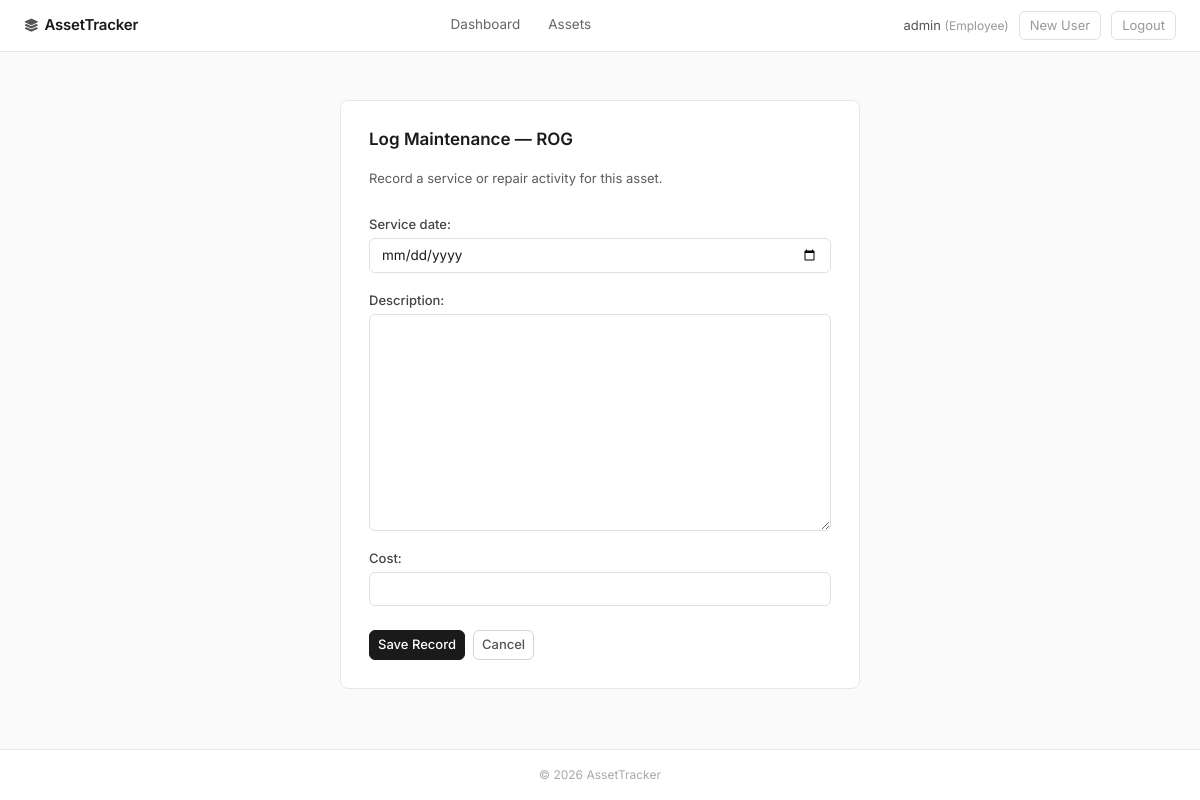
The page /asset/18/add-maintenance/ (signed in) on the database its author committed.
### assets/models.py (models this page shows, shortened)
class User(AbstractUser):
    ROLE_CHOICES = (
        ('ADMIN', 'Administrator'),
        ('MANAGER', 'Manager'),
        ('EMPLOYEE', 'Employee'),
    )
    role = models.CharField(max_length=20, choices=ROLE_CHOICES, default='EMPLOYEE')
    @property
    def is_manager_or_admin(self):
        return self.role in ['ADMIN', 'MANAGER'] or self.is_superuser

class TimeStampedModel(models.Model):
    created_at = models.DateTimeField(auto_now_add=True)
    updated_at = models.DateTimeField(auto_now=True)
    class Meta:
        abstract = True

class Asset(TimeStampedModel):
    ASSET_TYPES = (
        ('LAPTOP', 'Laptop'),
        ('MONITOR', 'Monitor'),
        ('PHONE', 'Phone'),
        ('FURNITURE', 'Furniture'),
    )
    name = models.CharField(max_length=100)
    asset_type = models.CharField(max_length=20, choices=ASSET_TYPES)
    cost = models.DecimalField(max_digits=10, decimal_places=2)
    assigned_to = models.ForeignKey(User, on_delete=models.SET_NULL, null=True, blank=True, related_name='assets')
    history = HistoricalRecords()

### assets/views.py (the view, shortened to what this page needs)
# urls.py: path('asset/<int:asset_pk>/add-maintenance/', MaintenanceLogCreateView.as_view(), name='add-maintenance-log'),
class MaintenanceLogCreateView(ManagerOrAdminRequiredMixin, CreateView):
    model = MaintenanceLog
    template_name = "assets/maintenance_log_form.html"
    fields = ['service_date', 'description', 'cost']
    success_url = reverse_lazy('asset-list')
    def get_context_data(self, **kwargs):
        context = super().get_context_data(**kwargs)
        context['asset'] = get_object_or_404(Asset, pk=self.kwargs['asset_pk'])
        return context

### assets/mixins.py (called while the page is built)
    def dispatch(self, request, *args, **kwargs):
        if not request.user.is_authenticated:
            raise PermissionDenied('You must be logged in.')
        if not request.user.is_manager_or_admin:
            raise PermissionDenied('You must be a Manager or Administrator to perform this action.')
        return super().dispatch(request, *args, **kwargs)

### assets/templates/assets/maintenance_log_form.html (shortened to what this page needs)
{% extends "assets/base.html" %}
{% block content %}
<div class="form-wrapper">
    <h2>Log Maintenance — {{ asset.name }}</h2>
    <p class="text-muted mb-4" style="font-size:13px;">Record a service or repair activity for this asset.</p>
    <form method="post">
        {{ form.as_p }}
        <div class="d-flex gap-2 mt-4">
            <button type="submit" class="btn btn-primary btn-sm">Save Record</button>
            <a href="{% url 'asset-list' %}" class="btn btn-outline-secondary btn-sm">Cancel</a>
        </div>
    </form>
</div>
{% endblock %}

### assets/templates/assets/base.html (shortened to what this page needs)
<!DOCTYPE html>
<html lang="en">
<head>
    <link href="https://cdn.jsdelivr.net/npm/bootstrap@5.3.3/dist/css/bootstrap.min.css" rel="stylesheet">
    <link rel="stylesheet" href="https://cdnjs.cloudflare.com/ajax/libs/font-awesome/6.4.0/css/all.min.css">
</head>
<body>
<nav class="site-nav">
    <a class="site-nav__brand" href="{% url 'dashboard' %}">
        <i class="fas fa-layer-group"></i> AssetTracker
    </a>
    <ul class="site-nav__links">
        <li><a href="{% url 'dashboard' %}">Dashboard</a></li>
        <li><a href="{% url 'asset-list' %}">Assets</a></li>
    </ul>
    <div class="site-nav__right">
        {% if user.is_authenticated %}
            <span class="site-nav__user">
                {{ user.username }} <span>({{ user.get_role_display }})</span>
            </span>
            {% if user.is_manager_or_admin %}
                <a href="{% url 'register' %}" class="btn-link-muted">New User</a>
            {% endif %}
            <form action="{% url 'logout' %}" method="post" style="display:inline">
                <button type="submit" class="btn-link-muted">Logout</button>
            </form>
        {% else %}
            <a href="{% url 'login' %}" class="btn btn-primary btn-sm">Login</a>
        {% endif %}
    </div>
</nav>
<main class="container py-5">
    {% block content %}{% endblock %}
</main>
<footer>
    &copy; {% now "Y" %} AssetTracker
</footer>
</body>
</html>

### assets/templates/assets/base.html (style rules this page uses)
*, *::before, *::after { box-sizing: border-box; }
body { font-family: 'Inter', sans-serif; background-color: #fafafa; color: #1a1a1a; min-height: 100vh; display: flex; flex-direction: column; font-size: 14px; }
main { flex: 1; }
.site-nav { background: #fff; border-bottom: 1px solid #e8e8e8; padding: 0 1.5rem; height: 52px; display: flex; align-items: center; justify-content: space-between; }
.site-nav__brand { font-weight: 600; font-size: 15px; color: #1a1a1a; text-decoration: none; letter-spacing: -0.2px; display: flex; align-items: center; gap: 6px; }
.site-nav__brand i { color: #555; font-size: 13px; }
.site-nav__links { display: flex; gap: 0; list-style: none; margin: 0; padding: 0; }
.site-nav__links a { color: #666; text-decoration: none; font-size: 13.5px; padding: 0 14px; height: 52px; display: flex; align-items: center; border-bottom: 2px solid transparent; transition: color 0.15s, border-color 0.15s; }
.site-nav__right { display: flex; align-items: center; gap: 10px; }
.site-nav__user { font-size: 13px; color: #555; }
.site-nav__user span { color: #999; font-size: 12px; }
.btn { font-size: 13px; font-weight: 500; border-radius: 6px; }
.btn-primary { background: #1a1a1a; border-color: #1a1a1a; color: #fff; }
.btn-outline-secondary { color: #555; border-color: #d4d4d4; }
.btn-link-muted { color: #999; background: none; border: 1px solid #e0e0e0; padding: 4px 10px; border-radius: 6px; text-decoration: none; font-size: 13px; transition: background 0.15s; }
.form-control, .form-select { font-size: 13.5px; border-color: #e0e0e0; border-radius: 6px; color: #1a1a1a; }
footer { border-top: 1px solid #e8e8e8; font-size: 12px; color: #aaa; text-align: center; padding: 16px; background: #fff; }
.form-wrapper { max-width: 520px; margin: 0 auto; background: #fff; border: 1px solid #e8e8e8; border-radius: 8px; padding: 28px; }
.form-wrapper h2 { font-size: 17px; font-weight: 600; margin-bottom: 20px; }
label { font-size: 13px; font-weight: 500; color: #444; margin-bottom: 4px; }

### rows shown on the page
User: username "admin", role "Employee"
Asset: name "ROG"
